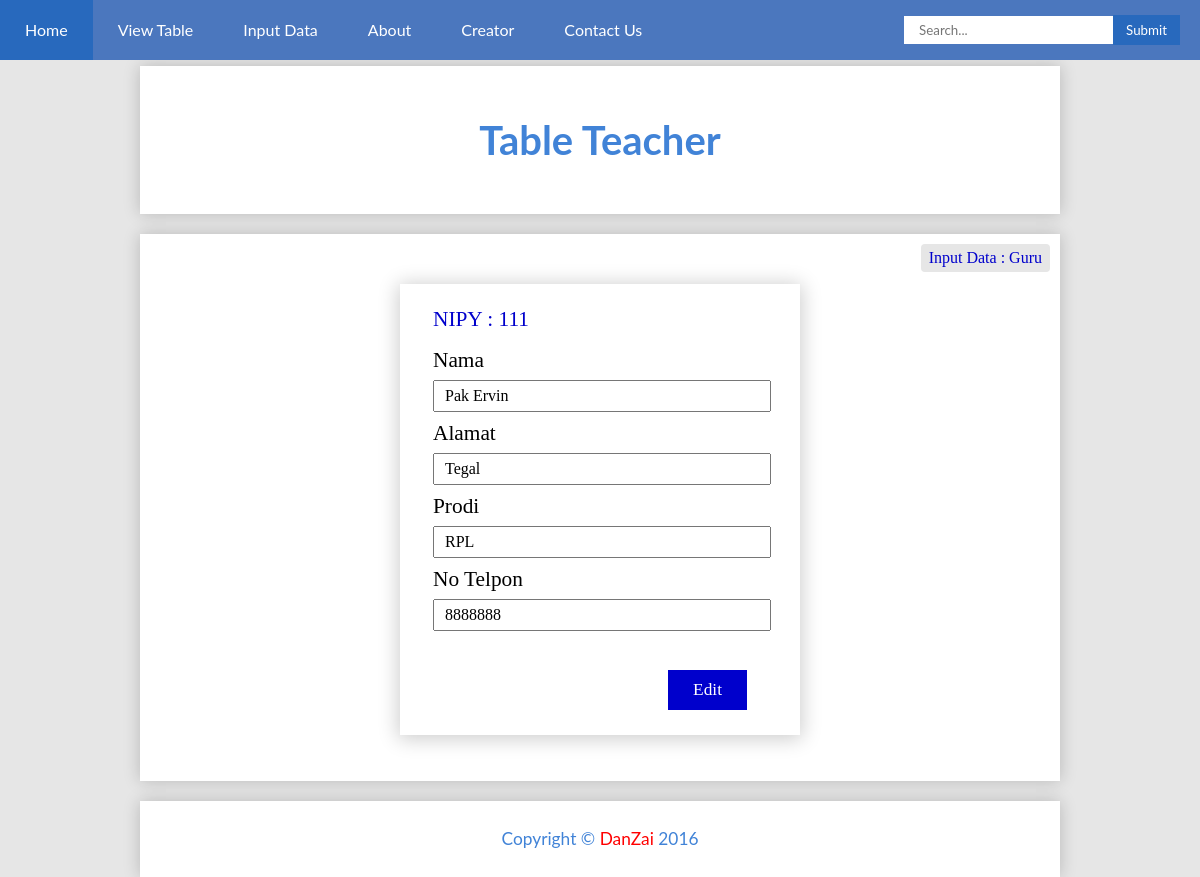
Screenshot of /guru/editdata.php?id=111 with the database file from the repository.
### tables this page shows
CREATE TABLE IF NOT EXISTS `tb_guru` (
  `nipy` int(15) NOT NULL DEFAULT '0',
  `nama` varchar(30) DEFAULT NULL,
  `alamat` varchar(50) DEFAULT NULL,
  `prodi` varchar(10) DEFAULT NULL,
  `no_telp` int(15) DEFAULT NULL,
  PRIMARY KEY (`nipy`)
);

### guru/EditData.php (the view, shortened to what this page needs)
<!DOCTYPE html>
<html>
<head>
<link rel="stylesheet" type="text/css" href="../css/style.css">
</head>
<body>
<header>
	<?php
		include("../header.php");
		$id=$_GET['id'];
		$sql = mysql_query("SELECT * FROM tb_guru WHERE nipy=$id") or die(mysql_error());
		$cetak  	= mysql_fetch_row($sql);
		$nipy		= $cetak[0];
		$nama 		= $cetak[1];
		$alamat 	= $cetak[2];
		$prodi		= $cetak[3];
		$no_telp	= $cetak[4];
	?>
</header>
<div class="kabeh">
  <div class="judul"><h3>Table Teacher</h3></div>
  <div class="isi">
   <p class="note">Input Data : Guru</p>
    <div class="form">
			<form name="Tambah" method="post" action="EditDataProses.php">
			<table>
			<tr>
				<td class="id">NIPY : <?php echo "$nipy"; ?></td>
				<td><input type="hidden" name="nipy" value="<?php echo $nipy; ?>"></td>
			</tr>
			<tr>
				<td>Nama</td>
				<td><input type="text" name="nama" value="<?php echo $nama; ?>"></td>
			</tr>
			<tr>
				<td>Alamat</td>
				<td><input type="text" name="alamat" value="<?php echo $alamat; ?>"></td>
			</tr>
			<tr>
				<td>Prodi</td>
				<td><input type="text" name="prodi" value="<?php echo $prodi; ?>"></td>
			</tr>
			<tr>
				<td>No Telpon</td>
				<td><input type="text" name="no_telp" value="<?php echo $no_telp; ?>"></td>
			</tr>
			<tr>
				<td><input type="submit" name="tambah" value="Edit"></td>
			</tr>
			</table>
			</form>
	</div>
  </div>
  <footer class="footer">
  <p>Copyright &copy <a href="http://nexiapedia.blogspot.com/">DanZai</a> 2016</p>
  </footer>
</div>
</body>
</html>

### css/style.css (style rules this page uses)
body { margin: 0; padding: 0; background-color: #e6e6e6; }
a { font-family: "century gothic", lato, sans-serif; }
.kabeh { padding-top: 5.5%; }
.judul { margin: 0 auto; width: 75%; background-color: white; padding: 10px 10px; height: 100%; box-shadow: 0px 0px 16px 0px rgba(0,0,0,0.2); }
.judul h3 { font-family: 'Lato', sans-serif; text-align: center; font-size: 30pt; color: #4183D7; display: block; }
.isi { margin: 20px auto; width: 75%; background-color: white; padding: 10px 10px; padding-bottom: 3%; min-height: 250px; box-shadow: 0px 0px 16px 0px rgba(0,0,0,0.2); }
.note { font-family: nexa; margin: 0; margin-bottom: 10px; padding: 5px 8px; float: right; background-color: #e6e6e6; border-radius: 4px; color: #0000cc; }
.form { clear: both; }
.form table { margin: 10px auto; margin-top: 40px; width: 400px; font-family: nexa; font-size: 16pt; padding: 20px 30px; padding-right: 50px; box-shadow: 0px 2px 19px 2px rgba(0,0,0,0.2); }
.form td { display: block; }
.form input[type="text"] { width: 100%; padding: 5px 10px; margin: 5px 0; font-size: 12pt; font-family: nexa; }
.form input[type="submit"] { float: right; margin-top: 30px; padding: 10px 25px; margin-bottom: 3px; border: hidden; cursor: pointer; font-family: nexa; font-size: 13pt; background-color: #0000cc; color: white; }
.id { cursor: not-allowed; margin-bottom: 10px; color: #0000cc; }
.footer { margin: 0 auto; margin-top: 10px; width: 75%; background-color: white; padding: 10px 10px; height: 100%; box-shadow: 0px 0px 16px 0px rgba(0,0,0,0.2); }
.footer p { font-family: 'Lato', sans-serif; text-align: center; font-size: 13pt; color: #4183D7; }
.footer a { text-decoration: none; color: red; }

### rows the page displays
tb_guru: nipy "111", nama "Pak Ervin", alamat "Tegal", prodi "RPL", no_telp "8888888"
